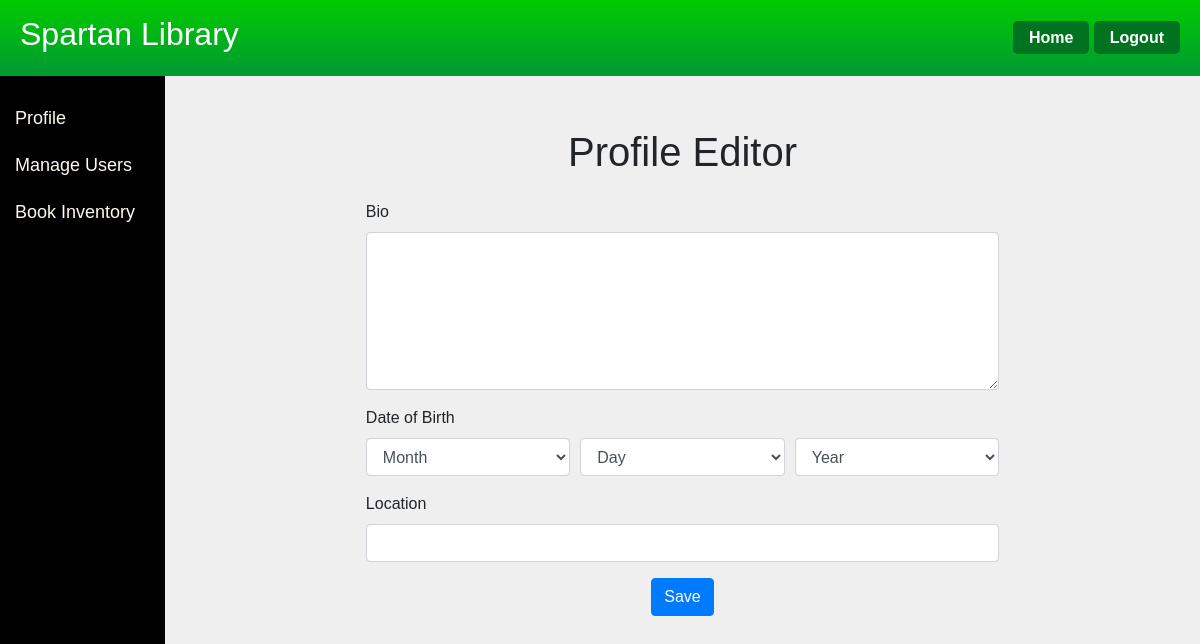
Page /profile_edit (signed in) on the earlier database version.
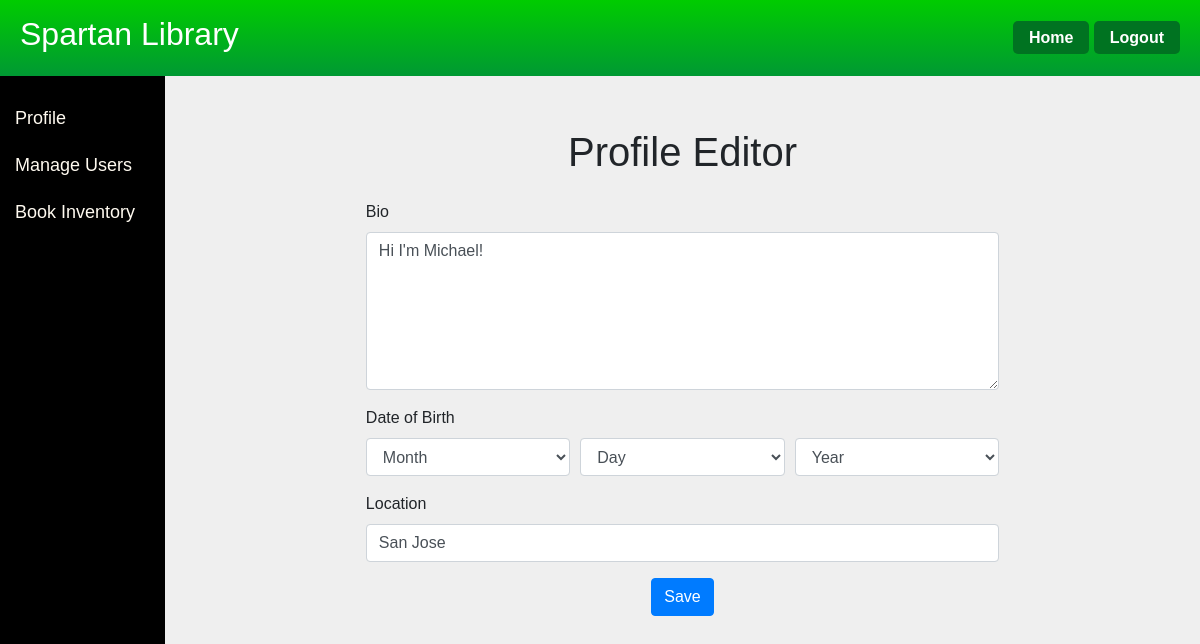
Same page on the later database version.
### app/models.py (models this page shows, shortened)
class User(db.Model, UserMixin):
    id = db.Column(db.Integer, primary_key = True)
    first = db.Column(db.String)
    last = db.Column(db.String)
    email = db.Column(db.String(32), unique=True)
    username = db.Column(db.String, unique=True)
    password = db.Column(db.String(200))
    role = db.Column(db.String(10))
    bio = db.Column(db.String)
    dob = db.Column(db.String)
    location = db.Column(db.String)
    books_checked_out = db.relationship('Book', secondary=user_books, backref=db.backref('checked_out_by', lazy='dynamic'))

### app/routes.py (the view)
@main.route('/profile_edit', methods=['POST', 'GET'])
@login_required
def profile_edit():
    current_form = ProfileEditForm()
    errorMessage = ''
    user = User.query.filter_by(username=current_user.username).first()
    if current_form.validate_on_submit():
        if len(current_form.bio.data) > 200:
            errorMessage = 'Bio is too long! (Max characters is 200)'
        else:
            dob_combined = f"{current_form.dob_year.data}-{current_form.dob_month.data}-{current_form.dob_day.data}"
            user.dob = dob_combined
            user.location = current_form.location.data
            user.bio = current_form.bio.data
            db.session.commit()
            return redirect('/profile')
    elif request.method == 'GET':
        if user.dob:
            dob_parts = user.dob.split('-')
            current_form.dob_year.data = dob_parts[0]
            current_form.dob_month.data = dob_parts[1]
            current_form.dob_day.data = dob_parts[2]
        current_form.location.data = user.location
        current_form.bio.data = user.bio
    return render_template('profile_edit.html', form=current_form, error=errorMessage, role=current_user.role)

### app/forms.py
class ProfileEditForm(FlaskForm):
    bio = TextAreaField('Bio', validators=[DataRequired(), Length(max=200)])
    dob_day = SelectField('Day', choices=[('', 'Day')] + [(str(day), str(day)) for day in range(1, 32)], validators=[DataRequired()])
    dob_month = SelectField('Month', choices=[('', 'Month')] + [(str(i), calendar.month_name[i]) for i in range(1, 13)], validators=[DataRequired()])
    dob_year = SelectField('Year', choices=[('', 'Year')] + [(str(year), str(year)) for year in range(1950, 2051)], validators=[DataRequired()])
    location = StringField('Location')
    submit = SubmitField('Save')

### app/models.py (called while the page is built)
@login.user_loader
def load_user(id):
    return User.query.get(int(id))

### app/templates/profile_edit.html (shortened to what this page needs)
{% extends "home.html" %}
{% block mycontent %}
<div class="container mt-5">
    <div class="row">
        <div class="col-md-8 offset-md-2">
            <h1 class="text-center mb-4">Profile Editor</h1>
            <form action="" method="POST" novalidate>
                <div class="form-group">
                    {{ form.bio.label(class="form-label") }}
                    {{ form.bio(class="form-control", rows=6) }}
                </div>
                <div class="form-group">
                    <label class="form-label">Date of Birth</label>
                    <div class="form-row">
                        <div class="col">
                            <select class="form-control" name="dob_month">
                                <option value="">Month</option>
                            </select>
                        </div>
                        <div class="col">
                            <select class="form-control" name="dob_day">
                                <option value="">Day</option>
                            </select>
                        </div>
                        <div class="col">
                            <select class="form-control" name="dob_year">
                                <option value="">Year</option>
                            </select>
                        </div>
                    </div>
                </div>
                <div class="form-group">
                    {{ form.location.label(class="form-label") }}
                    {{ form.location(class="form-control") }}
                </div>
                <div class="form-group text-center">
                    {{ form.submit(class="btn btn-primary") }}
                </div>
            </form>
        </div>
    </div>
</div>
{% endblock %}

Differences in the rows shown:
now on this page (row edited): User: bio "Hi I'm Michael!", location "San Jose"
